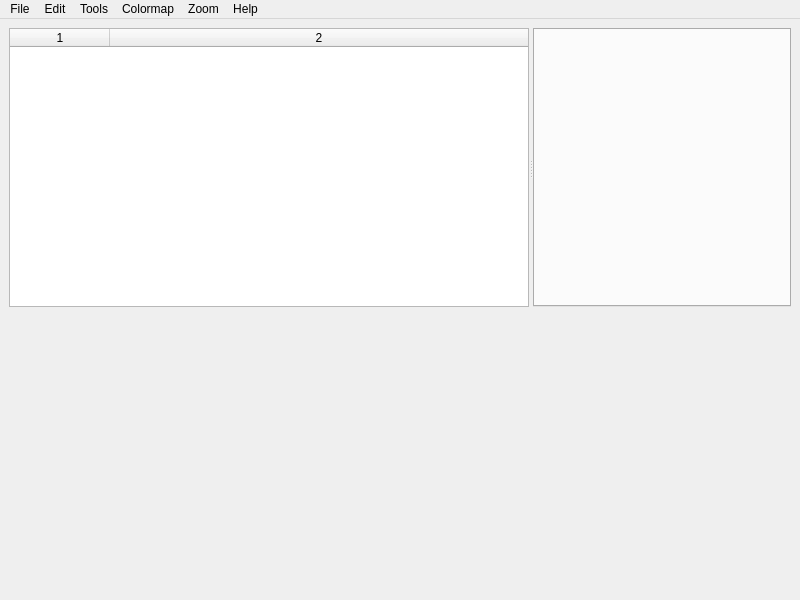
<?xml version="1.0" encoding="UTF-8"?>
<ui version="4.0">
 <class>FITSExplorer</class>
 <widget class="QMainWindow" name="FITSExplorer">
  <property name="geometry">
   <rect>
    <x>0</x>
    <y>0</y>
    <width>800</width>
    <height>600</height>
   </rect>
  </property>
  <property name="sizePolicy">
   <sizepolicy hsizetype="Maximum" vsizetype="Maximum">
    <horstretch>0</horstretch>
    <verstretch>0</verstretch>
   </sizepolicy>
  </property>
  <property name="minimumSize">
   <size>
    <width>200</width>
    <height>0</height>
   </size>
  </property>
  <property name="windowTitle">
   <string>FITSExplorer</string>
  </property>
  <widget class="QWidget" name="centralwidget">
   <property name="sizePolicy">
    <sizepolicy hsizetype="Maximum" vsizetype="Minimum">
     <horstretch>0</horstretch>
     <verstretch>0</verstretch>
    </sizepolicy>
   </property>
   <layout class="QVBoxLayout" name="verticalLayout_3">
    <item>
     <widget class="QSplitter" name="splitter">
      <property name="orientation">
       <enum>Qt::Orientation::Horizontal</enum>
      </property>
      <widget class="QWidget" name="verticalLayoutWidget">
       <layout class="QVBoxLayout" name="verticalLayout_2">
        <item>
         <widget class="QTableWidget" name="HDU_List">
          <property name="sizePolicy">
           <sizepolicy hsizetype="Minimum" vsizetype="Minimum">
            <horstretch>0</horstretch>
            <verstretch>0</verstretch>
           </sizepolicy>
          </property>
          <property name="minimumSize">
           <size>
            <width>220</width>
            <height>0</height>
           </size>
          </property>
          <property name="baseSize">
           <size>
            <width>0</width>
            <height>0</height>
           </size>
          </property>
          <property name="tabletTracking">
           <bool>false</bool>
          </property>
          <property name="editTriggers">
           <set>QAbstractItemView::EditTrigger::NoEditTriggers</set>
          </property>
          <property name="alternatingRowColors">
           <bool>true</bool>
          </property>
          <property name="selectionMode">
           <enum>QAbstractItemView::SelectionMode::SingleSelection</enum>
          </property>
          <property name="selectionBehavior">
           <enum>QAbstractItemView::SelectionBehavior::SelectRows</enum>
          </property>
          <property name="gridStyle">
           <enum>Qt::PenStyle::DashLine</enum>
          </property>
          <property name="sortingEnabled">
           <bool>false</bool>
          </property>
          <property name="columnCount">
           <number>2</number>
          </property>
          <attribute name="horizontalHeaderStretchLastSection">
           <bool>true</bool>
          </attribute>
          <attribute name="verticalHeaderStretchLastSection">
           <bool>false</bool>
          </attribute>
          <column/>
          <column/>
         </widget>
        </item>
       </layout>
      </widget>
      <widget class="QWidget" name="verticalLayoutWidget_2">
       <layout class="QVBoxLayout" name="verticalLayout">
        <item>
         <widget class="QTabWidget" name="tab_widget">
          <property name="enabled">
           <bool>true</bool>
          </property>
          <property name="tabShape">
           <enum>QTabWidget::TabShape::Triangular</enum>
          </property>
          <property name="currentIndex">
           <number>-1</number>
          </property>
          <property name="tabsClosable">
           <bool>true</bool>
          </property>
          <property name="movable">
           <bool>true</bool>
          </property>
          <property name="tabBarAutoHide">
           <bool>false</bool>
          </property>
         </widget>
        </item>
       </layout>
      </widget>
     </widget>
    </item>
    <item>
     <widget class="MyStatusBar" name="statusbar" native="true"/>
    </item>
   </layout>
  </widget>
  <widget class="QMenuBar" name="menubar">
   <property name="geometry">
    <rect>
     <x>0</x>
     <y>0</y>
     <width>800</width>
     <height>27</height>
    </rect>
   </property>
   <widget class="QMenu" name="menuFile">
    <property name="title">
     <string>File</string>
    </property>
    <addaction name="actionOpen"/>
    <addaction name="actionOpen_Recent"/>
    <addaction name="actionClose_File"/>
    <addaction name="actionxport"/>
    <addaction name="actionSave_As"/>
    <addaction name="actionExport"/>
    <addaction name="actionExit"/>
   </widget>
   <widget class="QMenu" name="menuEdit">
    <property name="title">
     <string>Edit</string>
    </property>
    <addaction name="actionPreferences"/>
   </widget>
   <widget class="QMenu" name="menuHelp">
    <property name="title">
     <string>Help</string>
    </property>
    <addaction name="separator"/>
    <addaction name="actionAbout"/>
   </widget>
   <widget class="QMenu" name="menuTools">
    <property name="title">
     <string>Tools</string>
    </property>
    <widget class="QMenu" name="menuImage">
     <property name="enabled">
      <bool>false</bool>
     </property>
     <property name="title">
      <string>Image</string>
     </property>
     <addaction name="actionColormap"/>
    </widget>
    <widget class="QMenu" name="menuStatistics">
     <property name="enabled">
      <bool>false</bool>
     </property>
     <property name="title">
      <string>Statistics</string>
     </property>
     <addaction name="actionImageStatisticsOverview"/>
     <addaction name="actionLight_Curve"/>
    </widget>
    <widget class="QMenu" name="menuMarker">
     <property name="enabled">
      <bool>false</bool>
     </property>
     <property name="title">
      <string>Marker</string>
     </property>
     <addaction name="actionMarker_Mode"/>
     <addaction name="actionList_Markers"/>
     <addaction name="actionHideAll_Markers"/>
     <addaction name="actionDelete_Markers"/>
    </widget>
    <addaction name="menuImage"/>
    <addaction name="menuStatistics"/>
    <addaction name="menuMarker"/>
   </widget>
   <widget class="QMenu" name="menuZoom">
    <property name="title">
     <string>Zoom</string>
    </property>
    <addaction name="actionFit_to_Width"/>
    <addaction name="actionFit_to_Height"/>
    <addaction name="actionZoom0"/>
    <addaction name="actionZoom25"/>
    <addaction name="actionZoom50"/>
    <addaction name="actionZoom75"/>
    <addaction name="actionZoom100"/>
   </widget>
   <widget class="QMenu" name="menuColormap">
    <property name="title">
     <string>Colormap</string>
    </property>
    <widget class="QMenu" name="menuSDO_AIA">
     <property name="title">
      <string>SDO AIA</string>
     </property>
     <addaction name="action94"/>
     <addaction name="action131"/>
     <addaction name="action171"/>
     <addaction name="action193"/>
     <addaction name="action211"/>
     <addaction name="action304"/>
     <addaction name="action1600"/>
     <addaction name="action1700"/>
     <addaction name="action4500"/>
    </widget>
    <addaction name="actionNoColormap"/>
    <addaction name="actionGrayscale"/>
    <addaction name="actionBone"/>
    <addaction name="actionCool"/>
    <addaction name="actionHot"/>
    <addaction name="actionHSV"/>
    <addaction name="actionJet"/>
    <addaction name="actionOcean"/>
    <addaction name="actionParula"/>
    <addaction name="actionPink"/>
    <addaction name="actionRainbow"/>
    <addaction name="actionSpring"/>
    <addaction name="actionSummer"/>
    <addaction name="actionTurbo"/>
    <addaction name="actionWinter"/>
    <addaction name="actionAutumn"/>
    <addaction name="separator"/>
    <addaction name="separator"/>
    <addaction name="menuSDO_AIA"/>
   </widget>
   <addaction name="menuFile"/>
   <addaction name="menuEdit"/>
   <addaction name="menuTools"/>
   <addaction name="menuColormap"/>
   <addaction name="menuZoom"/>
   <addaction name="menuHelp"/>
  </widget>
  <action name="actionOpen">
   <property name="text">
    <string>Open</string>
   </property>
   <property name="shortcut">
    <string>Ctrl+O</string>
   </property>
  </action>
  <action name="actionExit">
   <property name="text">
    <string>Exit</string>
   </property>
  </action>
  <action name="actionPreferences">
   <property name="text">
    <string>Preferences</string>
   </property>
  </action>
  <action name="actionAbout">
   <property name="text">
    <string>About</string>
   </property>
  </action>
  <action name="actionColormap">
   <property name="text">
    <string>Colormap</string>
   </property>
  </action>
  <action name="actionOpen_Recent">
   <property name="text">
    <string>Open Recent</string>
   </property>
  </action>
  <action name="actionoverview">
   <property name="enabled">
    <bool>false</bool>
   </property>
   <property name="icon">
    <iconset>
     <normaloff>../../Downloads/file-color-icon.svg</normaloff>../../Downloads/file-color-icon.svg</iconset>
   </property>
   <property name="text">
    <string>overview</string>
   </property>
   <property name="toolTip">
    <string>Overview</string>
   </property>
   <property name="menuRole">
    <enum>QAction::MenuRole::NoRole</enum>
   </property>
  </action>
  <action name="actionopen_toolbar">
   <property name="icon">
    <iconset>
     <normaloff>../../Downloads/file-manager-icon.svg</normaloff>../../Downloads/file-manager-icon.svg</iconset>
   </property>
   <property name="text">
    <string>open_toolbar</string>
   </property>
   <property name="toolTip">
    <string>Open File</string>
   </property>
   <property name="menuRole">
    <enum>QAction::MenuRole::NoRole</enum>
   </property>
  </action>
  <action name="actionoverview_raw">
   <property name="enabled">
    <bool>false</bool>
   </property>
   <property name="icon">
    <iconset theme="applications-development"/>
   </property>
   <property name="text">
    <string>Raw Overview</string>
   </property>
   <property name="menuRole">
    <enum>QAction::MenuRole::NoRole</enum>
   </property>
  </action>
  <action name="actionLight_Curve">
   <property name="enabled">
    <bool>true</bool>
   </property>
   <property name="text">
    <string>Light Curve</string>
   </property>
  </action>
  <action name="actionxport">
   <property name="enabled">
    <bool>false</bool>
   </property>
   <property name="text">
    <string>Save</string>
   </property>
  </action>
  <action name="actionSave_toolbar">
   <property name="enabled">
    <bool>false</bool>
   </property>
   <property name="icon">
    <iconset>
     <normaloff>../../Downloads/diskette-save-svgrepo-com.svg</normaloff>../../Downloads/diskette-save-svgrepo-com.svg</iconset>
   </property>
   <property name="text">
    <string>Save</string>
   </property>
   <property name="menuRole">
    <enum>QAction::MenuRole::NoRole</enum>
   </property>
  </action>
  <action name="action_export_toolbar">
   <property name="enabled">
    <bool>false</bool>
   </property>
   <property name="icon">
    <iconset>
     <normaloff>../../Downloads/export-svgrepo-com.svg</normaloff>../../Downloads/export-svgrepo-com.svg</iconset>
   </property>
   <property name="text">
    <string>export</string>
   </property>
   <property name="menuRole">
    <enum>QAction::MenuRole::NoRole</enum>
   </property>
  </action>
  <action name="actionDeleteAllMarkers">
   <property name="icon">
    <iconset theme="edit-delete"/>
   </property>
   <property name="text">
    <string>DeleteAllMarkers</string>
   </property>
   <property name="menuRole">
    <enum>QAction::MenuRole::NoRole</enum>
   </property>
  </action>
  <action name="actionFit_to_Width">
   <property name="text">
    <string>Fit to Width</string>
   </property>
  </action>
  <action name="actionFit_to_Height">
   <property name="text">
    <string>Fit to Height</string>
   </property>
  </action>
  <action name="actionZoom0">
   <property name="text">
    <string>0%</string>
   </property>
  </action>
  <action name="actionZoom25">
   <property name="text">
    <string>25%</string>
   </property>
  </action>
  <action name="actionZoom50">
   <property name="text">
    <string>50%</string>
   </property>
  </action>
  <action name="actionZoom75">
   <property name="text">
    <string>75%</string>
   </property>
  </action>
  <action name="actionZoom100">
   <property name="text">
    <string>100%</string>
   </property>
  </action>
  <action name="actionClose_File">
   <property name="text">
    <string>Close Session</string>
   </property>
  </action>
  <action name="actionMarkerMode">
   <property name="checkable">
    <bool>true</bool>
   </property>
   <property name="checked">
    <bool>false</bool>
   </property>
   <property name="enabled">
    <bool>false</bool>
   </property>
   <property name="icon">
    <iconset theme="applications-graphics"/>
   </property>
   <property name="text">
    <string>MarkerMode</string>
   </property>
   <property name="shortcut">
    <string>M</string>
   </property>
   <property name="menuRole">
    <enum>QAction::MenuRole::NoRole</enum>
   </property>
  </action>
  <action name="actionList_Markers">
   <property name="text">
    <string>List Markers</string>
   </property>
  </action>
  <action name="actionDelete_Markers">
   <property name="icon">
    <iconset theme="edit-delete"/>
   </property>
   <property name="text">
    <string>Delete All Markers</string>
   </property>
  </action>
  <action name="actionBone">
   <property name="checkable">
    <bool>true</bool>
   </property>
   <property name="text">
    <string>Bone</string>
   </property>
  </action>
  <action name="actionCool">
   <property name="checkable">
    <bool>true</bool>
   </property>
   <property name="text">
    <string>Cool</string>
   </property>
  </action>
  <action name="actionHot">
   <property name="checkable">
    <bool>true</bool>
   </property>
   <property name="text">
    <string>Hot</string>
   </property>
  </action>
  <action name="actionHSV">
   <property name="checkable">
    <bool>true</bool>
   </property>
   <property name="text">
    <string>HSV</string>
   </property>
  </action>
  <action name="actionJet">
   <property name="checkable">
    <bool>true</bool>
   </property>
   <property name="text">
    <string>Jet</string>
   </property>
  </action>
  <action name="actionOcean">
   <property name="checkable">
    <bool>true</bool>
   </property>
   <property name="text">
    <string>Ocean</string>
   </property>
  </action>
  <action name="actionParula">
   <property name="checkable">
    <bool>true</bool>
   </property>
   <property name="text">
    <string>Parula</string>
   </property>
  </action>
  <action name="actionPink">
   <property name="checkable">
    <bool>true</bool>
   </property>
   <property name="text">
    <string>Pink</string>
   </property>
  </action>
  <action name="actionRainbow">
   <property name="checkable">
    <bool>true</bool>
   </property>
   <property name="text">
    <string>Rainbow</string>
   </property>
  </action>
  <action name="actionSpring">
   <property name="checkable">
    <bool>true</bool>
   </property>
   <property name="text">
    <string>Spring</string>
   </property>
  </action>
  <action name="actionSummer">
   <property name="checkable">
    <bool>true</bool>
   </property>
   <property name="text">
    <string>Summer</string>
   </property>
  </action>
  <action name="actionTurbo">
   <property name="checkable">
    <bool>true</bool>
   </property>
   <property name="text">
    <string>Turbo</string>
   </property>
  </action>
  <action name="actionWinter">
   <property name="checkable">
    <bool>true</bool>
   </property>
   <property name="text">
    <string>Winter</string>
   </property>
  </action>
  <action name="actionAutumn">
   <property name="checkable">
    <bool>true</bool>
   </property>
   <property name="text">
    <string>Autumn</string>
   </property>
  </action>
  <action name="actionGrayscale">
   <property name="checkable">
    <bool>true</bool>
   </property>
   <property name="text">
    <string>Grayscale</string>
   </property>
  </action>
  <action name="actionMarker_Mode">
   <property name="checkable">
    <bool>true</bool>
   </property>
   <property name="text">
    <string>Marker Mode</string>
   </property>
  </action>
  <action name="actionImageStatisticsOverview">
   <property name="text">
    <string>Overview</string>
   </property>
  </action>
  <action name="actionHideAll_Markers">
   <property name="checkable">
    <bool>true</bool>
   </property>
   <property name="text">
    <string>Hide All Markers</string>
   </property>
  </action>
  <action name="actionSave_As">
   <property name="text">
    <string>Save As</string>
   </property>
  </action>
  <action name="actionExport">
   <property name="text">
    <string>Export</string>
   </property>
  </action>
  <action name="actionNoColormap">
   <property name="checkable">
    <bool>true</bool>
   </property>
   <property name="text">
    <string>No Colormap</string>
   </property>
  </action>
  <action name="action94">
   <property name="text">
    <string>94</string>
   </property>
  </action>
  <action name="action131">
   <property name="text">
    <string>131</string>
   </property>
  </action>
  <action name="action171">
   <property name="text">
    <string>171</string>
   </property>
  </action>
  <action name="action193">
   <property name="text">
    <string>193</string>
   </property>
  </action>
  <action name="action211">
   <property name="text">
    <string>211</string>
   </property>
  </action>
  <action name="action304">
   <property name="text">
    <string>304</string>
   </property>
  </action>
  <action name="action1600">
   <property name="text">
    <string>1600</string>
   </property>
  </action>
  <action name="action4500">
   <property name="text">
    <string>4500</string>
   </property>
  </action>
  <action name="action1700">
   <property name="text">
    <string>1700</string>
   </property>
  </action>
 </widget>
 <customwidgets>
  <customwidget>
   <class>MyStatusBar</class>
   <extends>QWidget</extends>
   <header location="global">mystatusbar.h</header>
   <container>1</container>
  </customwidget>
 </customwidgets>
 <resources/>
 <connections>
  <connection>
   <sender>actionExit</sender>
   <signal>triggered()</signal>
   <receiver>FITSExplorer</receiver>
   <slot>close()</slot>
   <hints>
    <hint type="sourcelabel">
     <x>-1</x>
     <y>-1</y>
    </hint>
    <hint type="destinationlabel">
     <x>399</x>
     <y>299</y>
    </hint>
   </hints>
  </connection>
 </connections>
</ui>
